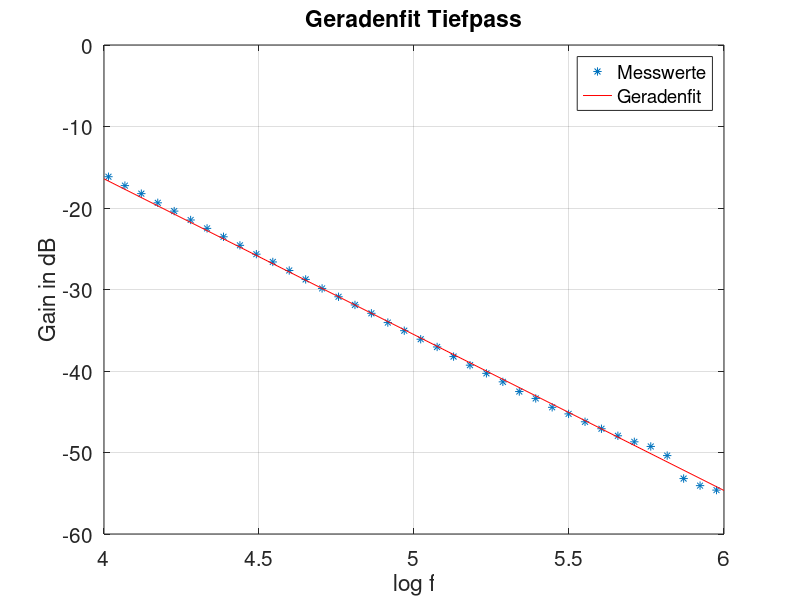

Write MATLAB code to recreate this figure.
close all;
clear all;

data=importdata('2a_bode_tief.txt');

%Frequenz
f=data(:,1);
%Gain dB
db=data(:,2);

f=log10(f(f>1500));
db=db(24:76);

m=-19.12;
t=60.06;

x=[log10(10^4) log10(10^6)];
y=m*x+t;

dy=y(2)-y(1)

plot(f,db,'*')
hold on
plot(x,y,'r')
xlim([4 6])
grid on
xlabel('log f','Fontsize',15)
ylabel('Gain in dB','Fontsize',15)
legend('Messwerte','Geradenfit')
set(gca,'Fontsize',15);
title('Geradenfit Tiefpass')